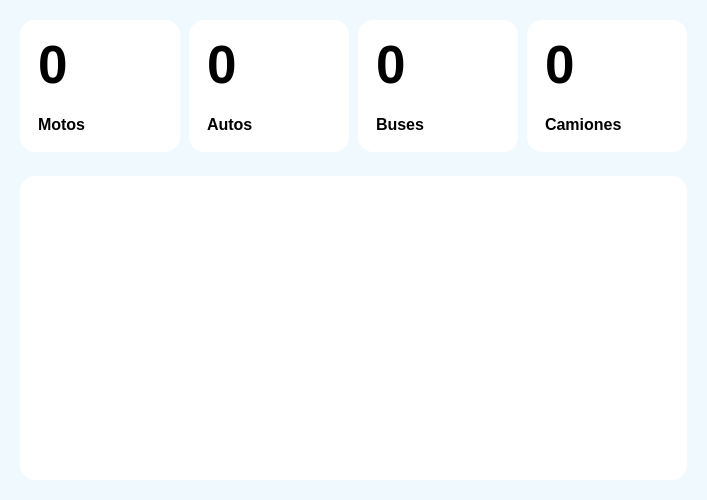
<?xml version="1.0" encoding="UTF-8"?>
<ui version="4.0">
 <class>dashboard</class>
 <widget class="QWidget" name="dashboard">
  <property name="geometry">
   <rect>
    <x>0</x>
    <y>0</y>
    <width>703</width>
    <height>500</height>
   </rect>
  </property>
  <property name="minimumSize">
   <size>
    <width>0</width>
    <height>500</height>
   </size>
  </property>
  <property name="windowTitle">
   <string>Form</string>
  </property>
  <property name="styleSheet">
   <string notr="true">*{
	border: none;
}
#dashboard{
	background-color: #eff9fe;
}
#cards QFrame{
	background-color: white;
	border-radius: 15px;
}
#frMain{
	background-color: white;
	border-radius: 15px;
}</string>
  </property>
  <layout class="QVBoxLayout" name="verticalLayout">
   <item>
    <widget class="QWidget" name="cards" native="true">
     <property name="maximumSize">
      <size>
       <width>16777215</width>
       <height>150</height>
      </size>
     </property>
     <layout class="QHBoxLayout" name="horizontalLayout_6">
      <property name="spacing">
       <number>9</number>
      </property>
      <item>
       <widget class="QFrame" name="card1">
        <property name="minimumSize">
         <size>
          <width>160</width>
          <height>0</height>
         </size>
        </property>
        <property name="frameShape">
         <enum>QFrame::StyledPanel</enum>
        </property>
        <property name="frameShadow">
         <enum>QFrame::Raised</enum>
        </property>
        <layout class="QVBoxLayout" name="verticalLayout_3">
         <item>
          <widget class="QFrame" name="frCount1">
           <property name="frameShape">
            <enum>QFrame::StyledPanel</enum>
           </property>
           <property name="frameShadow">
            <enum>QFrame::Raised</enum>
           </property>
           <layout class="QHBoxLayout" name="horizontalLayout_7">
            <item>
             <widget class="QLabel" name="lblMotoCount">
              <property name="font">
               <font>
                <pointsize>40</pointsize>
                <bold>true</bold>
               </font>
              </property>
              <property name="text">
               <string>0</string>
              </property>
             </widget>
            </item>
            <item>
             <widget class="QLabel" name="lblIconMoto">
              <property name="minimumSize">
               <size>
                <width>65</width>
                <height>65</height>
               </size>
              </property>
              <property name="maximumSize">
               <size>
                <width>65</width>
                <height>65</height>
               </size>
              </property>
              <property name="text">
               <string/>
              </property>
              <property name="pixmap">
               <pixmap resource="../../PySide-Projects/intrefaceIA/resources.qrc">:/icon-v/assets/icon_vehicles/moto.png</pixmap>
              </property>
              <property name="scaledContents">
               <bool>true</bool>
              </property>
             </widget>
            </item>
           </layout>
          </widget>
         </item>
         <item>
          <widget class="QFrame" name="frLbl1">
           <property name="frameShape">
            <enum>QFrame::StyledPanel</enum>
           </property>
           <property name="frameShadow">
            <enum>QFrame::Raised</enum>
           </property>
           <layout class="QHBoxLayout" name="horizontalLayout_11">
            <item>
             <widget class="QLabel" name="lblMotos">
              <property name="font">
               <font>
                <pointsize>12</pointsize>
                <bold>true</bold>
               </font>
              </property>
              <property name="text">
               <string>Motos</string>
              </property>
             </widget>
            </item>
           </layout>
          </widget>
         </item>
        </layout>
       </widget>
      </item>
      <item>
       <widget class="QFrame" name="card2">
        <property name="minimumSize">
         <size>
          <width>160</width>
          <height>0</height>
         </size>
        </property>
        <property name="frameShape">
         <enum>QFrame::StyledPanel</enum>
        </property>
        <property name="frameShadow">
         <enum>QFrame::Raised</enum>
        </property>
        <layout class="QVBoxLayout" name="verticalLayout_4">
         <item>
          <widget class="QFrame" name="frCount2">
           <property name="frameShape">
            <enum>QFrame::StyledPanel</enum>
           </property>
           <property name="frameShadow">
            <enum>QFrame::Raised</enum>
           </property>
           <layout class="QHBoxLayout" name="horizontalLayout_8">
            <item>
             <widget class="QLabel" name="lblCarCount">
              <property name="font">
               <font>
                <pointsize>40</pointsize>
                <bold>true</bold>
               </font>
              </property>
              <property name="text">
               <string>0</string>
              </property>
             </widget>
            </item>
            <item>
             <widget class="QLabel" name="lblIconCar">
              <property name="minimumSize">
               <size>
                <width>65</width>
                <height>65</height>
               </size>
              </property>
              <property name="maximumSize">
               <size>
                <width>65</width>
                <height>65</height>
               </size>
              </property>
              <property name="text">
               <string/>
              </property>
              <property name="pixmap">
               <pixmap resource="../../PySide-Projects/intrefaceIA/resources.qrc">:/icon-v/assets/icon_vehicles/coche.png</pixmap>
              </property>
              <property name="scaledContents">
               <bool>true</bool>
              </property>
             </widget>
            </item>
           </layout>
          </widget>
         </item>
         <item>
          <widget class="QFrame" name="frLbl2">
           <property name="frameShape">
            <enum>QFrame::StyledPanel</enum>
           </property>
           <property name="frameShadow">
            <enum>QFrame::Raised</enum>
           </property>
           <layout class="QHBoxLayout" name="horizontalLayout_12">
            <item>
             <widget class="QLabel" name="lblCar">
              <property name="font">
               <font>
                <pointsize>12</pointsize>
                <bold>true</bold>
               </font>
              </property>
              <property name="text">
               <string>Autos</string>
              </property>
             </widget>
            </item>
           </layout>
          </widget>
         </item>
        </layout>
       </widget>
      </item>
      <item>
       <widget class="QFrame" name="card3">
        <property name="minimumSize">
         <size>
          <width>160</width>
          <height>0</height>
         </size>
        </property>
        <property name="frameShape">
         <enum>QFrame::StyledPanel</enum>
        </property>
        <property name="frameShadow">
         <enum>QFrame::Raised</enum>
        </property>
        <layout class="QVBoxLayout" name="verticalLayout_5">
         <item>
          <widget class="QFrame" name="frCount3">
           <property name="frameShape">
            <enum>QFrame::StyledPanel</enum>
           </property>
           <property name="frameShadow">
            <enum>QFrame::Raised</enum>
           </property>
           <layout class="QHBoxLayout" name="horizontalLayout_9">
            <item>
             <widget class="QLabel" name="lblBusCount">
              <property name="font">
               <font>
                <pointsize>40</pointsize>
                <bold>true</bold>
               </font>
              </property>
              <property name="text">
               <string>0</string>
              </property>
             </widget>
            </item>
            <item>
             <widget class="QLabel" name="lblIconBus">
              <property name="minimumSize">
               <size>
                <width>65</width>
                <height>65</height>
               </size>
              </property>
              <property name="maximumSize">
               <size>
                <width>65</width>
                <height>65</height>
               </size>
              </property>
              <property name="text">
               <string/>
              </property>
              <property name="pixmap">
               <pixmap resource="../../PySide-Projects/intrefaceIA/resources.qrc">:/icon-v/assets/icon_vehicles/autobus.png</pixmap>
              </property>
              <property name="scaledContents">
               <bool>true</bool>
              </property>
             </widget>
            </item>
           </layout>
          </widget>
         </item>
         <item>
          <widget class="QFrame" name="frLbl3">
           <property name="frameShape">
            <enum>QFrame::StyledPanel</enum>
           </property>
           <property name="frameShadow">
            <enum>QFrame::Raised</enum>
           </property>
           <layout class="QHBoxLayout" name="horizontalLayout_13">
            <item>
             <widget class="QLabel" name="lblBuses">
              <property name="font">
               <font>
                <pointsize>12</pointsize>
                <bold>true</bold>
               </font>
              </property>
              <property name="text">
               <string>Buses</string>
              </property>
             </widget>
            </item>
           </layout>
          </widget>
         </item>
        </layout>
       </widget>
      </item>
      <item>
       <widget class="QFrame" name="card4">
        <property name="minimumSize">
         <size>
          <width>160</width>
          <height>0</height>
         </size>
        </property>
        <property name="frameShape">
         <enum>QFrame::StyledPanel</enum>
        </property>
        <property name="frameShadow">
         <enum>QFrame::Raised</enum>
        </property>
        <layout class="QVBoxLayout" name="verticalLayout_6">
         <item>
          <widget class="QFrame" name="frCount4">
           <property name="frameShape">
            <enum>QFrame::StyledPanel</enum>
           </property>
           <property name="frameShadow">
            <enum>QFrame::Raised</enum>
           </property>
           <layout class="QHBoxLayout" name="horizontalLayout_10">
            <item>
             <widget class="QLabel" name="lblCamionCount">
              <property name="font">
               <font>
                <pointsize>40</pointsize>
                <bold>true</bold>
               </font>
              </property>
              <property name="text">
               <string>0</string>
              </property>
             </widget>
            </item>
            <item>
             <widget class="QLabel" name="lblIconCamion">
              <property name="minimumSize">
               <size>
                <width>65</width>
                <height>65</height>
               </size>
              </property>
              <property name="maximumSize">
               <size>
                <width>65</width>
                <height>65</height>
               </size>
              </property>
              <property name="text">
               <string/>
              </property>
              <property name="pixmap">
               <pixmap resource="../../PySide-Projects/intrefaceIA/resources.qrc">:/icon-v/assets/icon_vehicles/camion.png</pixmap>
              </property>
              <property name="scaledContents">
               <bool>true</bool>
              </property>
             </widget>
            </item>
           </layout>
          </widget>
         </item>
         <item>
          <widget class="QFrame" name="frLbl4">
           <property name="frameShape">
            <enum>QFrame::StyledPanel</enum>
           </property>
           <property name="frameShadow">
            <enum>QFrame::Raised</enum>
           </property>
           <layout class="QHBoxLayout" name="horizontalLayout_14">
            <item>
             <widget class="QLabel" name="lblCamion">
              <property name="font">
               <font>
                <pointsize>12</pointsize>
                <bold>true</bold>
               </font>
              </property>
              <property name="text">
               <string>Camiones</string>
              </property>
             </widget>
            </item>
           </layout>
          </widget>
         </item>
        </layout>
       </widget>
      </item>
     </layout>
    </widget>
   </item>
   <item>
    <widget class="QWidget" name="main" native="true">
     <layout class="QHBoxLayout" name="horizontalLayout_15">
      <item>
       <widget class="QFrame" name="frMain">
        <property name="frameShape">
         <enum>QFrame::StyledPanel</enum>
        </property>
        <property name="frameShadow">
         <enum>QFrame::Raised</enum>
        </property>
       </widget>
      </item>
     </layout>
    </widget>
   </item>
  </layout>
 </widget>
 <resources>
  <include location="../../PySide-Projects/intrefaceIA/resources.qrc"/>
  <include location="resources.qrc"/>
 </resources>
 <connections/>
</ui>
